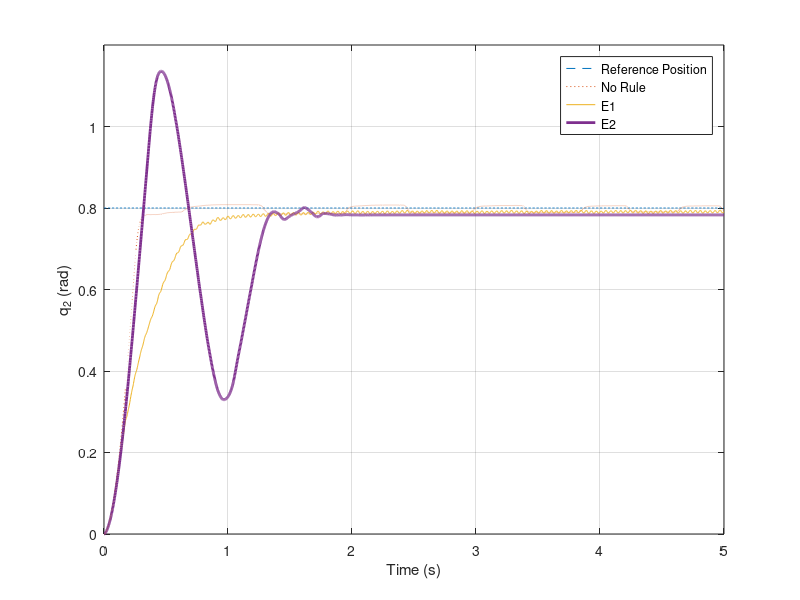

Recreate this plot in MATLAB.
clear all;
clc;

load('plot_data.mat');

title('Experiments')
%subplot(2,1,1);
ref=0.6*ones(2501,1);
plot(positions_nr.time,ref,'--',...
positions_nr.time,positions_nr.signals.values(:,1),':',...
positions_e1.time,positions_e1.signals.values(:,1),...
positions_e2.time,positions_e2.signals.values(:,1),'LineWidth',2)
grid on
legend('Reference Position','No Rule','E1','E2')
ylabel('q_1 (rad)');
xlabel('Time (s)');
ylim([-0.02 1])

%subplot(2,1,2);
ref=0.8*ones(2501,1);
plot(positions_nr.time,ref,'--',...
positions_nr.time,positions_nr.signals.values(:,2),':',...
positions_e1.time,positions_e1.signals.values(:,2),...
positions_e2.time,positions_e2.signals.values(:,2),'LineWidth',2)
grid on
legend('Reference Position','No Rule','E1','E2')
ylabel('q_2 (rad)');
xlabel('Time (s)');
ylim([0 1.2])